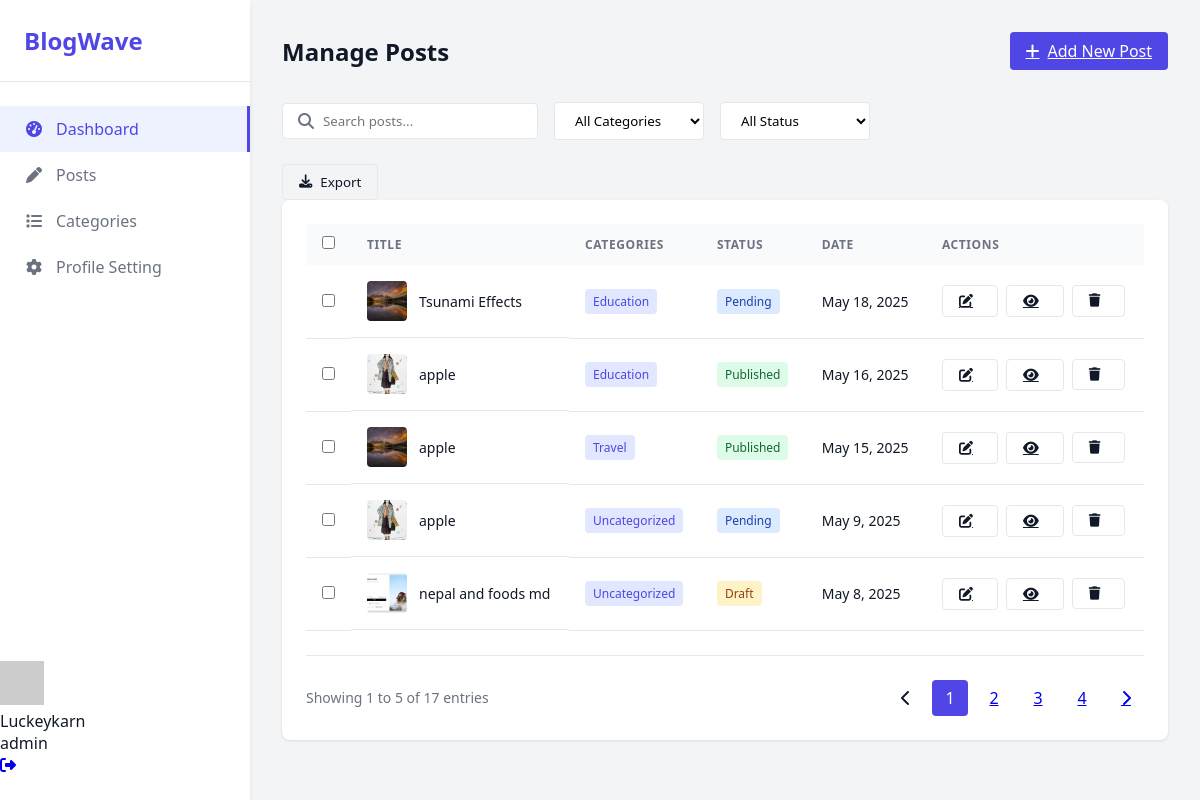
Screenshot of /adminpanel/author-blog/ (signed in) with the database file from the repository.
### account/models.py (models this page shows, shortened)
class CustomUser(AbstractUser):
    email = models.EmailField(unique=True)
    ROLE_CHOICES = (
        ('admin', 'Admin'),
        ('author', 'Author'),
        ('user', 'User'),
    )
    role = models.CharField(max_length=10, choices=ROLE_CHOICES)
    GENDER_CHOICES = (
        ('male', 'Male'),
        ('female', 'Female'),
        ('others', 'Others'),
    )
    gender = models.CharField(max_length=10, choices=GENDER_CHOICES)
    profile_picture = models.ImageField(upload_to="account")
    bio = models.TextField(max_length=255,blank=True)
    USERNAME_FIELD = "email"
    REQUIRED_FIELDS = ['username']

### blogs/models.py (models this page shows, shortened)
class Blogs(models.Model):
    STATUS_CHOICES = (
        ('draft', 'Draft'),
        ('published', 'Published'),
        ('pending', 'Pending'),
        ('archived', 'Archived'),
    )
    status = models.CharField(max_length=10, choices=STATUS_CHOICES, default='draft')
    title = models.CharField(max_length=200)
    slug = models.SlugField(unique=True)
    content = models.TextField(blank=True,null=True)
    cover_image = models.ImageField(upload_to='covers/', blank=True, null=True)
    author = models.ForeignKey(CustomUser, on_delete=models.CASCADE,related_name='posts')
    status = models.CharField(max_length=10, choices=STATUS_CHOICES, default='draft')
    tags = TaggableManager()
    created_at = models.DateTimeField(auto_now_add=True)  # Automatically set on creation
    updated_at = models.DateTimeField(auto_now=True)      # Automatically set on update
    category = models.ForeignKey(Category, on_delete=models.SET_NULL, null=True, blank=True, related_name='blogs')

### adminpanel/models.py (models this page shows)
class Category(models.Model):
    name = models.CharField(max_length=100, unique=True)
    class Meta:
        verbose_name_plural = "Categories"
        ordering = ['name']
    def __str__(self):
        return self.name

### adminpanel/views.py (the view)
# urls.py: path('author-blog/', views.author_blog, name='author_blog'),
@login_required
def author_blog(request):
    all_blogs = Blogs.objects.filter(author=request.user)
    query = request.GET.get('query', '')
    if query:
        all_blogs = all_blogs.filter(Q(title__icontains=query) | Q(category__name__icontains = query) )
    category_filter = request.GET.get('category', '')
    if category_filter:
        all_blogs = all_blogs.filter(category__name__iexact=category_filter)  # Filtering based on related Category model's name
    status_filter = request.GET.get('status', '')
    if status_filter and status_filter in ['published', 'draft', 'pending', 'archived']:
        all_blogs = all_blogs.filter(status=status_filter)
    all_blogs = all_blogs.order_by('-created_at')
    paginator = Paginator(all_blogs, 5)  # 5 posts per page
    page_number = request.GET.get('page')
    page_obj = paginator.get_page(page_number)
    categories = Category.objects.all()
    context = {
        'page_obj': page_obj,  # Use 'page_obj' to be consistent with class-based view
        'query': query,
        'status_filter': status_filter,
        'category_filter': category_filter,
        'categories': categories,
    }
    return render(request, 'author_blogs.html', context)

### adminpanel/templates/author_blogs.html (shortened to what this page needs)
{% extends "master.html" %}
{% block style%}
    <link rel="stylesheet" href="https://cdnjs.cloudflare.com/ajax/libs/font-awesome/6.4.0/css/all.min.css">
{% endblock %}
 {% block body%}
    <main class="main-content">
        <header class="header">
            <h1 class="page-title">Manage Posts</h1>
            <a href="{%url 'add_post' %}" class="btn btn-primary">
                <i class="fas fa-plus"></i> Add New Post
            </a>
        </header>
       <form method="get" class="search-filter" id="filterForm">
        <div class="action-bar">
            <div class="search-box">
                <i class="fas fa-search"></i>
                <input type="text" name="query" placeholder="Search posts..." value="{{ query }}">
            </div>
            <select class="filter-select" name="category" id="categorySelect">
                <option value="">All Categories</option>
            </select>
            <select class="filter-select" name="status" id="statusSelect">
                <option value="">All Status</option>
            </select>
        </div>
    </form>
            <div class="actions">
                 <button class="btn btn-outline">
                    <i class="fas fa-download"></i> Export
                </button>
            </div>
        <div class="posts-container">
            <table class="posts-table">
                <thead>
                    <tr>
                        <th style="width: 40px;">
                            <input type="checkbox">
                        </th>
                        <th>Title</th>
                        <th>Categories</th>
                        <th>Status</th>
                        <th>Date</th>
                        <th>Actions</th>
                    </tr>
                </thead>
                <tbody>
                    {% for blog in page_obj %}
                    <tr>
                        <td><input type="checkbox" name="selected_blogs" value="{{ blog.id }}"></td>
                        <td class="post-title">
                            {% if blog.cover_image %}
                                <img src="{{ blog.cover_image.url }}" alt="Cover Image">
                            {% else %}
                                <img src="https://missionhimalayatreks.com/wp-content/uploads/2024/02/Nepal-mountain-villages-860x483.webp" alt="Default Cover Image">
                            {% endif %}
                            <span>{{ blog.title|truncatechars:40 }}</span>
                        </td>
                        <td>
                            <span class="post-category">
                                {{ blog.category.name|default:"Uncategorized" }}
                            </span>
                        </td>
                        <td>
                            <span class="post-status status-{{ blog.status }}">
                                {{ blog.get_status_display|default:blog.status }}
                            </span>
                        </td>
                        <td>{{ blog.created_at|date:"F j, Y" }}</td>
                        <td>
                            <div class="action-btns">
                                <a href="{% url 'post_edit' blog.id %}" class="btn btn-outline btn-sm" title="Edit">
                                    <i class="fas fa-edit"></i>
                                </a>
                                <a href="#" class="btn btn-outline btn-sm" title="View">
                                    <i class="fas fa-eye"></i>
                                </a>
                                <form method="post" action="#" style="display:inline;">
                                    <button type="submit" class="btn btn-outline btn-sm" title="Delete"
                                            onclick="return confirm('Are you sure you want to delete this post?');">
                                        <i class="fas fa-trash"></i>
                                    </button>
                                </form>
                            </div>
                        </td>
                    </tr>
                    {% empty %}
                    <tr>
                        <td colspan="6" class="text-center py-4">No posts available.</td>
                    </tr>
                    {% endfor %}
                </tbody>
            </table>
<div class="pagination">
    <div class="page-info">
        Showing {{ page_obj.start_index }} to {{ page_obj.end_index }} of {{ page_obj.paginator.count }} entries
    </div>
    <div class="page-numbers flex items-center space-x-2">
        {% if page_obj.has_previous %}
            <a href="?page={{ page_obj.previous_page_number }}&query={{ query }}&category={{ category_filter }}&status={{ status_filter }}"
               class="page-number"><i class="fas fa-chevron-left"></i></a>
        {% else %}
            <span class="page-number disabled"><i class="fas fa-chevron-left"></i></span>
        {% endif %}
        {% for num in page_obj.paginator.page_range %}
            {% if page_obj.number == num %}
                <span class="page-number active">{{ num }}</span>
            {% else %}
                <a href="?page={{ num }}&query={{ query }}&category={{ category_filter }}&status={{ status_filter }}"
                   class="page-number">{{ num }}</a>
            {% endif %}
        {% endfor %}
             {% if page_obj.has_next %}
                 <a href="?page={{ page_obj.next_page_number }}&query={{ query }}&category={{ category_filter }}&status={{ status_filter }}"
                    class="page-number"><i class="fas fa-chevron-right"></i></a>
             {% else %}
                    <span class="page-number disabled"><i class="fas fa-chevron-right"></i></span>
            {% endif %}
        </div>
        </div>
        </div>
    </main>
{% endblock %}

### adminpanel/templates/master.html (shortened to what this page needs)
{% load static %}
<!DOCTYPE html>
<html lang="en">
<head>
    {% block style %}
    {% endblock %}
</head>
<body>
    <aside class="sidebar">
        <div class="logo">BlogWave</div>
        <nav class="nav-menu">
            <a href="{% url 'author_dashboard' %}" class="nav-item active">
                <i class="fas fa-tachometer-alt"></i>
                Dashboard
            </a>
            <a href="{% url 'author_blog' %}" class="nav-item">
                <i class="fas fa-pen"></i>
                Posts
            </a>
            <a href="{% url 'categories' %}" class="nav-item">
                <i class="fas fa-list"></i>
                Categories
            </a>
            <a href="{% url 'profile_settings' %}" class="nav-item">
                <i class="fas fa-cog"></i>
                Profile Setting
            </a>
        </nav>
        <div class="bg-white shadow-sm rounded-lg p-4 flex items-center justify-between">
            <div class="flex items-center space-x-4">
            <div class="flex items-center space-x-3">
                <a href="{% url 'profile_view' %}" class="flex items-center">
                    <img src="https://randomuser.me/api/portraits/women/44.jpg"
                     alt="User Avatar"
                     class="w-10 h-10 rounded-full object-cover border-2 border-indigo-100 hover:border-indigo-300 transition">
                </a>
                <div>
                     <div class="text-sm font-medium text-gray-800">{{ request.user.username }}</div>
                     <div class="text-xs text-gray-500 capitalize">{{ request.user.role|default:"member" }}</div>
                </div>
            </div>
        <a href="{% url 'userlogout' %}"
           class="text-gray-500 hover:text-red-500 p-2 rounded-full hover:bg-gray-100 transition"
           title="Logout">
            <i class="fas fa-sign-out-alt"></i>
        </a>
             </div>
        </div>
    </aside>
    {% block body %}
{% endblock %}
</body>
</html>

### adminpanel/templates/author_blogs.html (style rules this page uses)
:root { --primary-color: #4f46e5; --secondary-color: #f9fafb; --accent-color: #e5e7eb; --text-color: #111827; --light-text: #6b7280; --danger-color: #ef4444; --success-color: #10b981; --warning-color: #f59e0b; }
* { margin: 0; padding: 0; box-sizing: border-box; font-family: 'Segoe UI', Tahoma, Geneva, Verdana, sans-serif; }
body { display: flex; min-height: 100vh; background-color: #f3f4f6; color: var(--text-color); }
.sidebar { width: 250px; background-color: white; box-shadow: 0 4px 6px -1px rgba(0, 0, 0, 0.1); padding: 1.5rem 0; display: flex; flex-direction: column; height: 100vh; position: sticky; top: 0; }
.logo { font-size: 1.5rem; font-weight: 700; color: var(--primary-color); padding: 0 1.5rem 1.5rem; border-bottom: 1px solid var(--accent-color); margin-bottom: 1.5rem; }
.nav-menu { flex: 1; }
.nav-item { padding: 0.75rem 1.5rem; display: flex; align-items: center; color: var(--light-text); text-decoration: none; transition: all 0.2s; }
.nav-item.active { background-color: #eef2ff; color: var(--primary-color); border-right: 3px solid var(--primary-color); }
.nav-item i { margin-right: 0.75rem; width: 20px; text-align: center; }
.main-content { flex: 1; padding: 2rem; }
.header { display: flex; justify-content: space-between; align-items: center; margin-bottom: 2rem; }
.page-title { font-size: 1.5rem; font-weight: 600; }
.btn { padding: 0.5rem 1rem; border-radius: 0.25rem; font-weight: 500; cursor: pointer; transition: all 0.2s; border: none; display: inline-flex; align-items: center; }
.btn i { margin-right: 0.5rem; }
.btn-primary { background-color: var(--primary-color); color: white; }
.btn-outline { background-color: transparent; border: 1px solid var(--accent-color); color: var(--text-color); }
.action-bar { display: flex; justify-content: space-between; align-items: center; margin-bottom: 1.5rem; flex-wrap: wrap; gap: 1rem; }
.search-filter { display: flex; gap: 1rem; flex-wrap: wrap; }
.search-box { position: relative; }
.search-box input { padding: 0.5rem 1rem 0.5rem 2.5rem; border-radius: 0.25rem; border: 1px solid var(--accent-color); min-width: 250px; }
.search-box i { position: absolute; left: 1rem; top: 50%; transform: translateY(-50%); color: var(--light-text); }
.filter-select { padding: 0.5rem 1rem; border-radius: 0.25rem; border: 1px solid var(--accent-color); background-color: white; min-width: 150px; }
.posts-container { background-color: white; border-radius: 0.5rem; padding: 1.5rem; box-shadow: 0 1px 3px rgba(0, 0, 0, 0.1); }
.posts-table { width: 100%; border-collapse: collapse; }
.posts-table th { text-align: left; padding: 0.75rem 1rem; background-color: var(--secondary-color); font-size: 0.75rem; text-transform: uppercase; letter-spacing: 0.05em; color: var(--light-text); }
.posts-table td { padding: 1rem; border-bottom: 1px solid var(--accent-color); font-size: 0.875rem; }
.post-title { font-weight: 500; color: var(--text-color); display: flex; align-items: center; }
.post-title img { width: 40px; height: 40px; object-fit: cover; border-radius: 0.25rem; margin-right: 0.75rem; }
.post-category { display: inline-block; padding: 0.25rem 0.5rem; background-color: #e0e7ff; color: var(--primary-color); border-radius: 0.25rem; font-size: 0.75rem; font-weight: 500; }
.post-status { display: inline-block; padding: 0.25rem 0.5rem; border-radius: 0.25rem; font-size: 0.75rem; font-weight: 500; }
.status-published { background-color: #dcfce7; color: #166534; }
.status-draft { background-color: #fef3c7; color: #92400e; }
.status-pending { background-color: #dbeafe; color: #1e40af; }
.action-btns { display: flex; gap: 0.5rem; }
.pagination { display: flex; justify-content: space-between; align-items: center; margin-top: 1.5rem; padding-top: 1.5rem; border-top: 1px solid var(--accent-color); }
.page-info { color: var(--light-text); font-size: 0.875rem; }
.page-numbers { display: flex; gap: 0.5rem; }
.page-number { width: 36px; height: 36px; display: flex; align-items: center; justify-content: center; border-radius: 0.25rem; cursor: pointer; }
.page-number.active { background-color: var(--primary-color); color: white; }

### rows the page displays
CustomUser: user.username "Luckeykarn", user.role "admin"
Blogs: cover_image (picture), title "Tsunami Effects", category.name "Education", status "Pending", created_at "May 18, 2025"
Blogs: cover_image (picture), title "apple", category.name "Education", status "Published", created_at "May 16, 2025"
Blogs: cover_image (picture), title "apple", category.name "Travel", status "Published", created_at "May 15, 2025"
Blogs: cover_image (picture), title "apple", category.name "Uncategorized", status "Pending", created_at "May 9, 2025"
Blogs: cover_image (picture), title "nepal and foods md", category.name "Uncategorized", status "Draft", created_at "May 8, 2025"

### other values shown
{{ page_obj.start_index }} "1"
{{ page_obj.end_index }} "5"
{{ page_obj.paginator.count }} "17"
{{ num }} "1"
{{ num }} "2" "3" "4"
